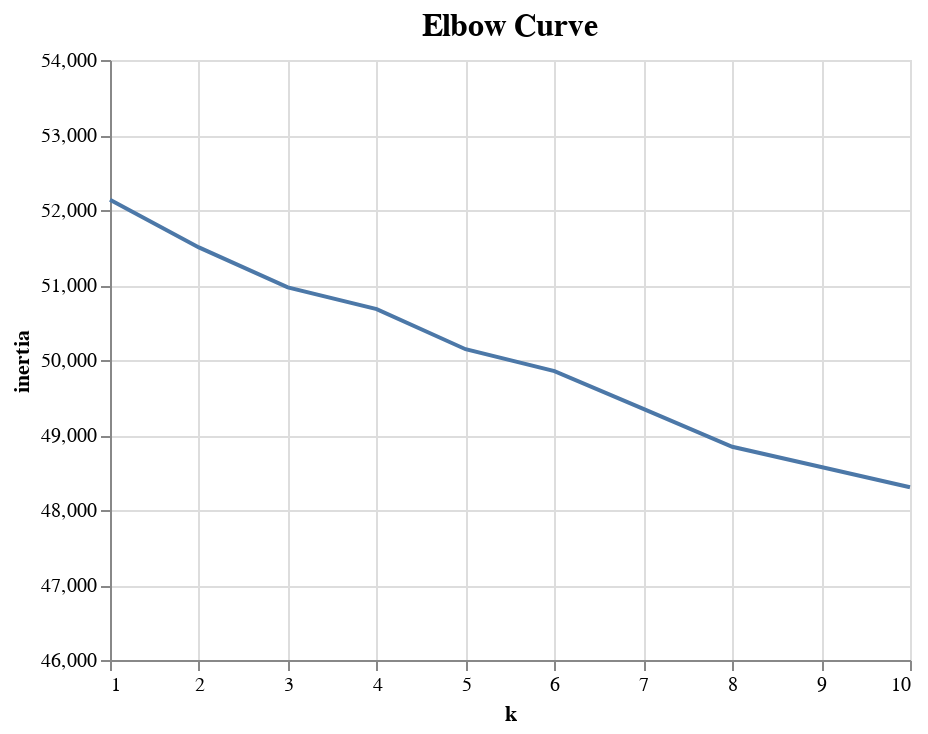

The cell this chart's notebook holds for it:
### Code cell
import altair as alt
alt.Chart(df_elbow,  title="Elbow Curve").mark_line().encode(
    alt.X('k'),
    alt.Y('inertia', stack='center', scale=alt.Scale(domain = [46000,54000]))
).configure_title(
    #labelFontSize=16,
    fontSize=16
)

### Figure 1 — Vega-Lite specification as saved in the notebook (floating-point values rounded to 4 significant figures)
{"config": {"view": {"continuousWidth": 400, "continuousHeight": 300}, "title": {"fontSize": 16}}, "data": {"name": "data-afb53b2b987159d8394ff86b9cb16fbe"}, "mark": "line", "encoding": {"x": {"type": "quantitative", "field": "k"}, "y": {"type": "quantitative", "field": "inertia", "scale": {"domain": [46000, 54000]}, "stack": "center"}}, "title": "Elbow Curve", "$schema": "https://vega.github.io/schema/vega-lite/v4.8.1.json", "datasets": {"data-afb53b2b987159d8394ff86b9cb16fbe": [{"k": 1, "inertia": 52140.0}, {"k": 2, "inertia": 50870.0}, {"k": 3, "inertia": 49800.0}, {"k": 4, "inertia": 49220.0}, {"k": 5, "inertia": 48150.0}, {"k": 6, "inertia": 47570.0}, {"k": 7, "inertia": 46560.0}, {"k": 8, "inertia": 45550.0}, {"k": 9, "inertia": 45010.0}, {"k": 10, "inertia": 44470.0}]}}
